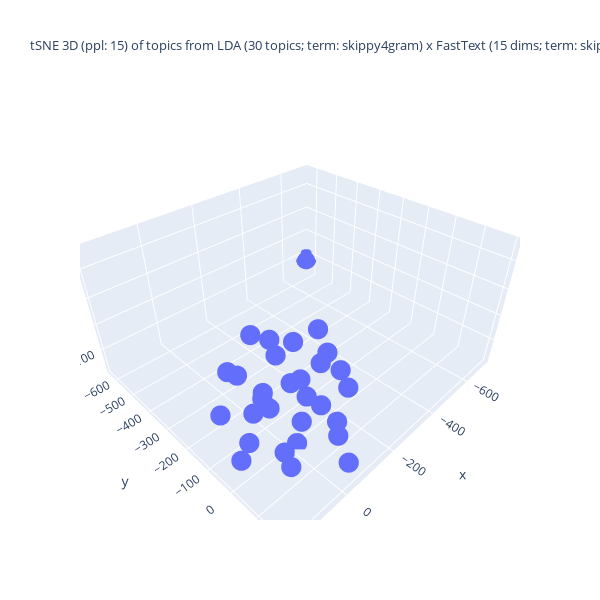

Notebook source saved alongside this figure:
### Code cell
%%capture --no-display
## Plotlyを使って tSNE の結果の可視化 (3D)
import numpy as np
import plotly.graph_objects as go
## 変数の指定
d1, d2, d3 = topic_tsne_3d[:,0], topic_tsne_3d[:,1], topic_tsne_3d[:,2]
fig = go.Figure(data = [go.Scatter3d(x = d1, y = d2, z = d3,
                                     mode = 'markers', marker = dict(size = 7)) ])
## 3D 散布図にラベルを追加する処理は未実装
if use_FastText:
    if use_LDA:
        title_val = f"tSNE 3D (ppl: {top_perplexity_val}) of topics from LDA ({n_topics} topics; term: {lda_term_type}) x FastText ({ft_n_dims} dims; term: {ft_term_type}; window: {ft_window_size})"
    else:
        title_val = f"tSNE 3D (ppl: {top_perplexity_val}) of dims under FastText ({n_topics} dims)"
else:
    title_val = f"tSNE 3D (ppl: {top_perplexity_val}) of topics from LDA ({n_topics} topics; term: {lda_term_type})"
#
fig.update_layout(title = dict(text = title_val, font_size = 13),
                  autosize = False, width = 600, height = 600,)
fig.show()

### Figure 1 — Plotly figure (JSON) as saved in the notebook; plotly's stock layout.template omitted (floating-point values rounded to 4 significant figures)
{"data": [{"marker": {"size": 7}, "mode": "markers", "type": "scatter3d", "x": [-29.83, -7.405, -70.03, 119.7, 11.15, -20.54, -112.6, -174.4, -709.7, -184.2, 141.6, -30.59, 21.98, 179.6, -99.13, -70.9, 77.41, 26.58, -71.67, 89.85, 59.78, 9.405, -106.1, -92.99, 29.44, -11.36, 110.7, 38.03, 111.8, 131.0], "y": [189.9, 168.3, -51.61, 44.57, 22.33, 11.47, -41.6, -60.39, -629.6, 20.44, -108.1, -143.8, -50.71, 19.82, 87.63, 67.41, 89.8, -33.41, -26.33, -63.21, 164.0, 59.61, 111.8, -148.8, 141.9, -154.3, -100.5, -163.1, -6.291, 125.1], "z": [-114.2, -11.92, 119.9, 134.8, 77.55, -181.5, -101.1, 100.5, -120.9, -5.27, -37.58, -124.7, -57.64, -71.61, -95.82, 154.1, -125.5, 192.0, 3.319, -151.3, 260.9, -33.42, 43.25, 1.795, 100.6, 118.3, 99.03, -0.5759, 23.55, 8.826]}], "layout": {"autosize": false, "height": 600, "title": {"font": {"size": 13}, "text": "tSNE 3D (ppl: 15) of topics from LDA (30 topics; term: skippy4gram) x FastText (15 dims; term: skippy4gram; window: 5)"}, "width": 600}}
